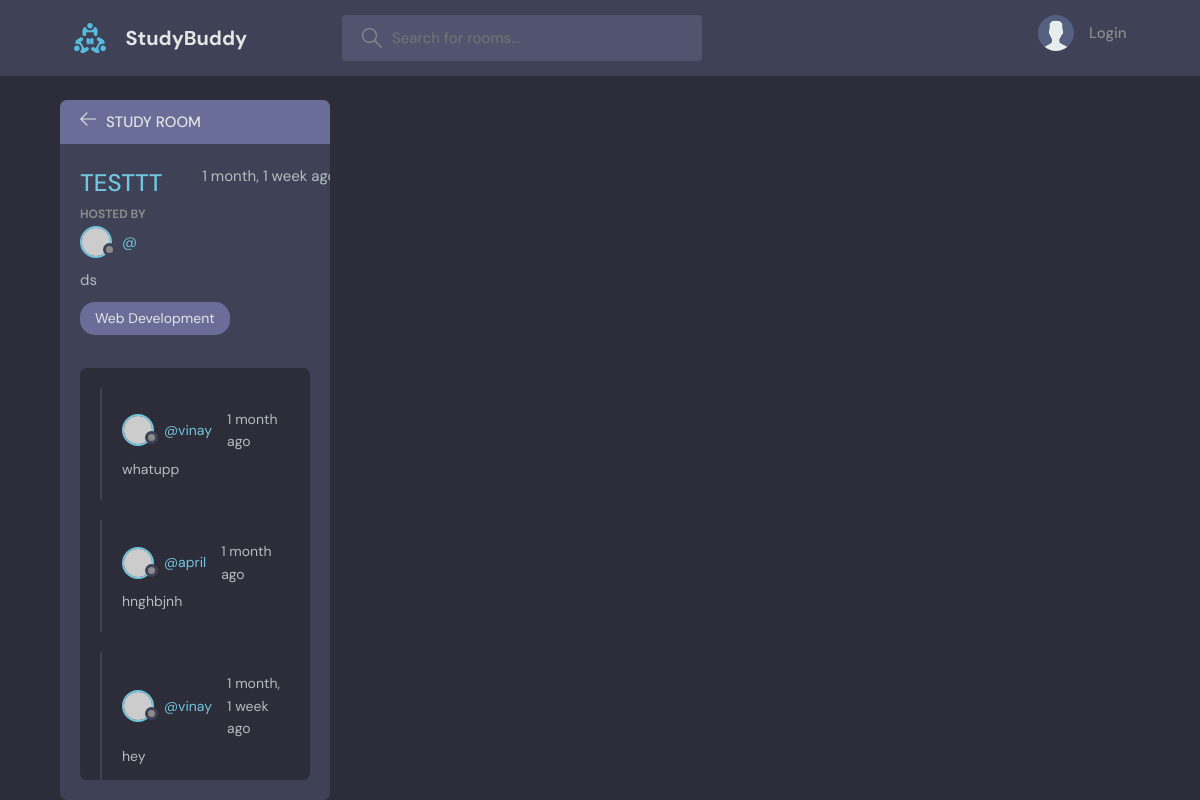
The page /room/3/ on the database as committed earlier.
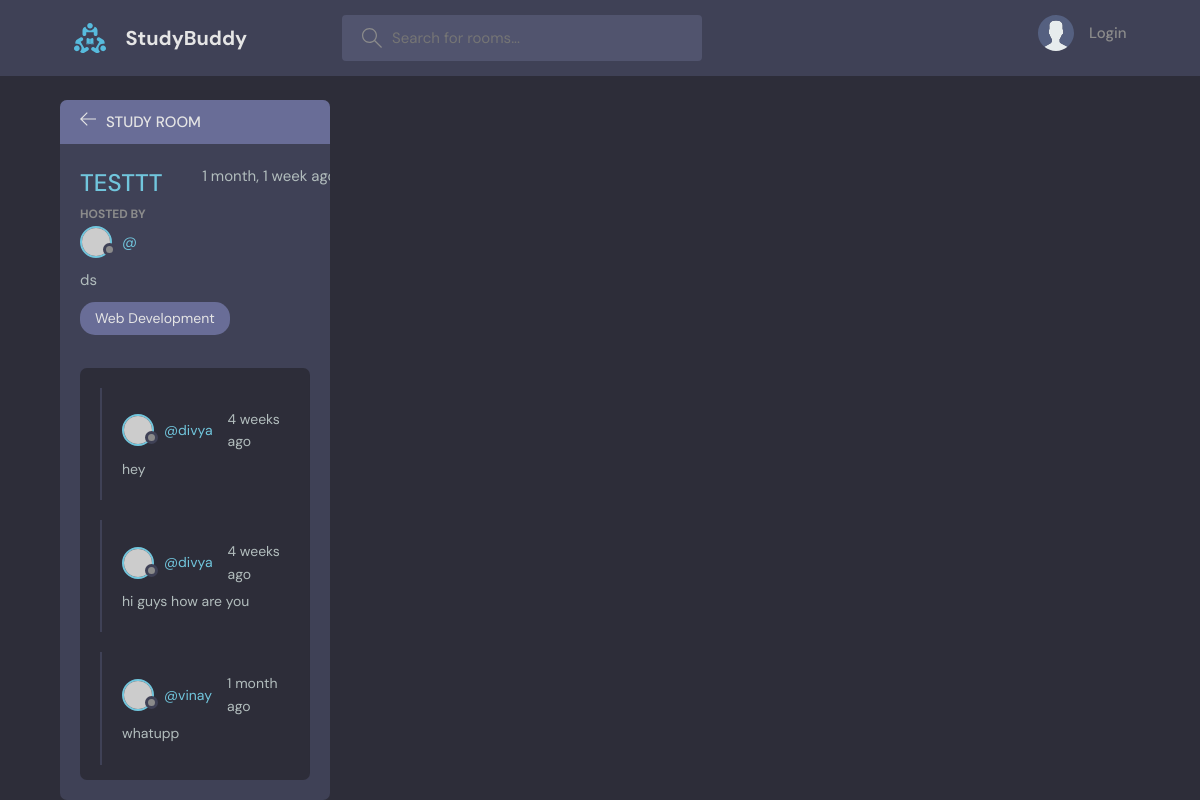
The same page on the database as committed later.
### base/models.py (models this page shows, shortened)
class Room(models.Model):
    host= models.ForeignKey(User, on_delete=models.SET_NULL, null=True)
    topic = models.ForeignKey(Topic, on_delete=models.SET_NULL, null=True)
    name = models.CharField(max_length=200)
    description = models.TextField(null=True, blank= True)
    participants = models.ManyToManyField(User, related_name= 'participants', blank = True)
    updated = models.DateTimeField(auto_now=True)
    created = models.DateTimeField(auto_now_add=True)
    class Meta:
        ordering= ['-updated', '-created']

class Topic(models.Model):
    name=models.CharField(max_length=200)
    def __str__(self):
        return self.name

class Message(models.Model):
    user = models.ForeignKey(User, on_delete=models.CASCADE)
    room = models.ForeignKey(Room, on_delete=models.CASCADE)
    body = models.TextField()
    updated=models.DateTimeField(auto_now=True)
    created=models.DateTimeField(auto_now_add=True)
    class Meta:
        ordering= ['-updated', '-created']

### base/views.py (the view, shortened to what this page needs)
# urls.py: path('room/<str:pk>/', views.room, name="room"),
def room(request, pk):
    room = Room.objects.get(id=pk)
    room_messages = room.message_set.all()
    participants = room.participants.all()
    context = {'room': room, 'room_messages': room_messages,
               'participants': participants}
    return render(request, 'base/room.html', context)

### base/templates/base/room.html (shortened to what this page needs)
{% extends 'main.html' %}
{% block content %}
    <main class="profile-page layout layout--2">
      <div class="container">
        <div class="room">
          <div class="room__top">
            <div class="room__topLeft">
              <a href="{% url 'home'  %}">
                <svg version="1.1" xmlns="http://www.w3.org/2000/svg" width="32" height="32" viewBox="0 0 32 32">
                  <title>arrow-left</title>
                  <path
                    d="M13.723 2.286l-13.723 13.714 13.719 13.714 1.616-1.611-10.96-10.96h27.625v-2.286h-27.625l10.965-10.965-1.616-1.607z"
                  ></path>
                </svg>
              </a>
              <h3>Study Room</h3>
            </div>
          </div>
          <div class="room__box scroll">
            <div class="room__header scroll">
              <div class="room__info">
                <h3>{{ room.name }}</h3>
                <span>{{ room.created|timesince }} ago</span>
              </div>
              <div class="room__hosted">
                <p>Hosted By</p>
                <a href="{% url 'user-profile' user.id %}" class="room__author">
                  <div class="avatar avatar--small">
                    <img src="https://randomuser.me/api/portraits/men/37.jpg" />
                  </div>
                  <span>@{{user.username}}</span>
                </a>
              </div>
              <div class="room__details">
                {{ room.description }}
              </div>
              <span class="room__topics">{{ room.topic }}</span>
            </div>
            <div class="room__conversation">
              <div class="threads scroll">
                {% for message in room_messages %}
                <div class="thread">
                  <div class="thread__top">
                    <div class="thread__author">
                      <a href="{% url 'user-profile' message.user.id %}" class="thread__authorInfo">
                        <div class="avatar avatar--small">
                          <img src="https://randomuser.me/api/portraits/men/37.jpg" />
                        </div>
                        <span>@{{message.user}}</span>
                      </a>
                      <span class="thread__date">{{ message.created|timesince }} ago</span>
                    </div>
                  </div>
                  <div class="thread__details">
                    {{ message.body }}
                  </div>
                </div>
                {% endfor %}
              </div>
            </div>
          </div>
      </div>
    </main>
    {% endblock content %}

### templates/main.html (shortened to what this page needs)
<!DOCTYPE html>
{% load static %}
<html lang="en">
  <head>
    <link rel="stylesheet" href="{% static 'styles/style.css' %}" />
  </head>
  <body>
    {% include 'navbar.html'%}
    {%block content %}
    {% endblock content%}
</body>
</html>

### templates/navbar.html (shortened to what this page needs)
{% load static %}
<header class="header header--loggedIn">
    <div class="container">
      <a href="{% url 'home'  %}" class="header__logo">
        <img src="{% static 'images/logo.svg' %}" />
        <h1>StudyBuddy</h1>
      </a>
      <form class="header__search" method='GET' action="{% url 'home'  %}">
        <label>
          <input name = "q" placeholder="Search for rooms..." />
        </label>
      </form>
      <nav class="header__menu">
        {% if request.user.is_authenticated %}
        <div class="header__user">
          <a href="profile.html">
            <div class="avatar avatar--medium active">
              <img src="https://randomuser.me/api/portraits/men/37.jpg" />
            </div>
            <p>{{ request.user }} <span>@{{ request.user.username }}</span></p>
          </a>
          <button class="dropdown-button">
            <svg version="1.1" xmlns="http://www.w3.org/2000/svg" width="32" height="32" viewBox="0 0 32 32">
              <title>chevron-down</title>
              <path d="M16 21l-13-13h-3l16 16 16-16h-3l-13 13z"></path>
            </svg>
          </button>
        </div>
        {% else%}
        <a href="{% url 'login' %}">
          <img src="{% static 'images/avatar.svg' %}" />
          <p>Login</p>
        </a>
         {% endif %}
      </nav>
    </div>
  </header>

Rows that differ between the two databases and show on the page:
no longer on this page (row unchanged): Message: user "april", created "1 month", body "hnghbjnh"
no longer on this page (row unchanged): Message: user "vinay", created "1 month, 1 week", body "hey"
added Message: user "divya", created "4 weeks", body "hey"
added Message: user "divya", created "4 weeks", body "hi guys how are you"
